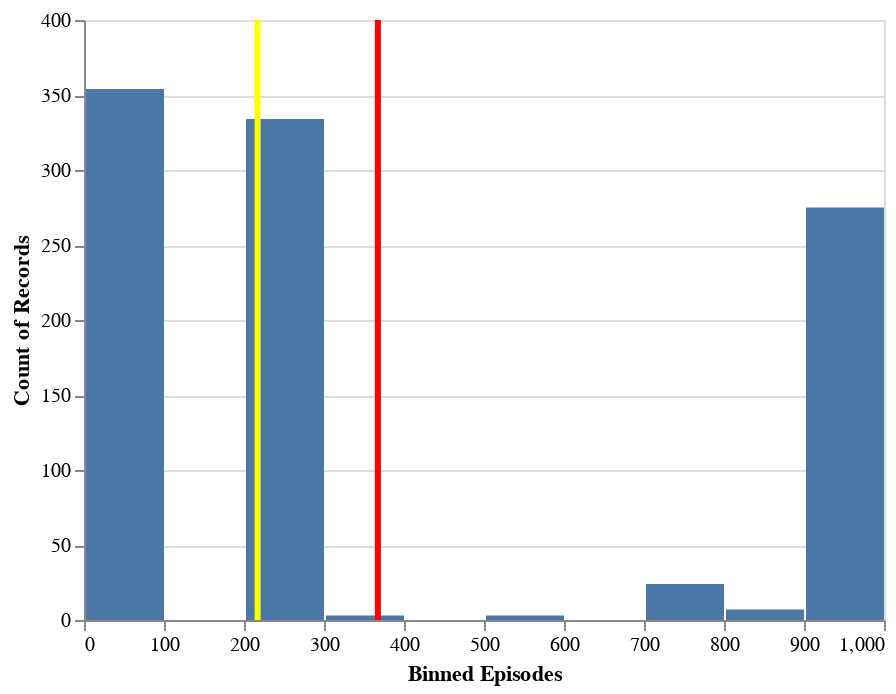

The cell this chart's notebook holds for it:
### Markdown cell above
Well, it isn't really helpful because we need to see the episodes too.

We are going to use altair to get interactive plots

### Code cell
bar = alt.Chart(df).mark_bar().encode(
    alt.X("episodes", bin=True, title="Binned Episodes"),
    alt.Y("count(episodes)"),
#     alt.Color("count(episodes)", scale=alt.Scale(scheme="oranges"))
)

rule = alt.Chart(df).mark_rule(color='red').encode(
    x='mean(episodes)',
    size=alt.value(3)
)

rule2 = alt.Chart(df).mark_rule(color='yellow').encode(
    x='median(episodes)',
    size=alt.value(3)
)

#bar
bar + rule + rule2

### Figure 1 — Vega-Lite specification as saved in the notebook (floating-point values rounded to 4 significant figures; data arrays with more than 128 entries replaced by an {"elided": "..."} marker saying what was removed)
{"$schema": "https://vega.github.io/schema/vega-lite/v2.6.0.json", "config": {"view": {"height": 300, "width": 400}}, "datasets": {"data-05862166270760960cb395e375ae4ae0": {"elided": "1000 records"}}, "layer": [{"data": {"name": "data-05862166270760960cb395e375ae4ae0"}, "encoding": {"x": {"bin": true, "field": "episodes", "title": "Binned Episodes", "type": "quantitative"}, "y": {"aggregate": "count", "field": "episodes", "type": "quantitative"}}, "mark": "bar"}, {"data": {"name": "data-05862166270760960cb395e375ae4ae0"}, "encoding": {"size": {"value": 3}, "x": {"aggregate": "mean", "field": "episodes", "type": "quantitative"}}, "mark": {"color": "red", "type": "rule"}}, {"data": {"name": "data-05862166270760960cb395e375ae4ae0"}, "encoding": {"size": {"value": 3}, "x": {"aggregate": "median", "field": "episodes", "type": "quantitative"}}, "mark": {"color": "yellow", "type": "rule"}}]}
